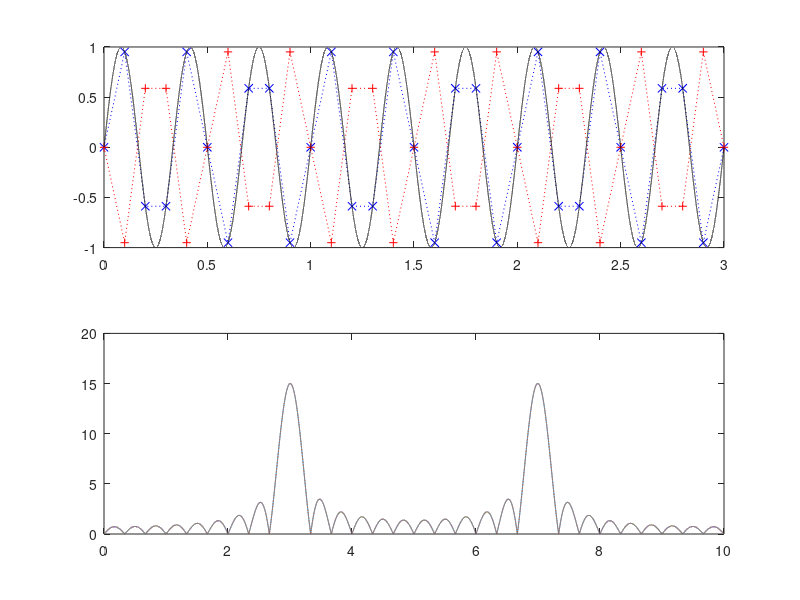

The MATLAB script that drew this image:
fs = 10;

f1 = 3;
f2 = 7;

t = 0:1/fs:3;
t_c = 0:0.00001:3
N = length(t);
fft_size = 2^15;

y1 = sin(2 * pi * f1 * t);
y2 = sin(2 * pi * f2 * t);
y3 = sin(2 * pi * f1 * t_c);

subplot(2, 1, 1)
plot(t, y1, 'bx:')
hold on

plot(t, y2, 'r+:')
plot(t_c, y3, 'k')
hold off

subplot(2, 1, 2)
plot((0:fft_size - 1) / fft_size * fs, abs(fft(y1, fft_size)))
hold on
plot((0:fft_size - 1) / fft_size * fs, abs(fft(y2, fft_size)), '--')
hold off


